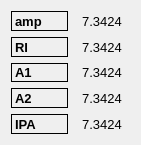
   <widget class="QWidget" name="gridLayoutWidget_10">
    <property name="geometry">
     <rect>
      <x>610</x>
      <y>710</y>
      <width>141</width>
      <height>145</height>
     </rect>
    </property>
    <property name="font">
     <font>
      <pointsize>10</pointsize>
     </font>
    </property>
    <layout class="QGridLayout" name="gridLayout_11">
     <item row="1" column="0">
      <widget class="QLabel" name="label_66">
       <property name="font">
        <font>
         <pointsize>10</pointsize>
         <weight>75</weight>
         <bold>true</bold>
        </font>
       </property>
       <property name="frameShape">
        <enum>QFrame::Box</enum>
       </property>
       <property name="text">
        <string>RI</string>
       </property>
       <property name="alignment">
        <set>Qt::AlignLeading|Qt::AlignLeft|Qt::AlignVCenter</set>
       </property>
      </widget>
     </item>
     <item row="3" column="0">
      <widget class="QLabel" name="label_67">
       <property name="font">
        <font>
         <pointsize>10</pointsize>
         <weight>75</weight>
         <bold>true</bold>
        </font>
       </property>
       <property name="frameShape">
        <enum>QFrame::Box</enum>
       </property>
       <property name="text">
        <string>A2</string>
       </property>
       <property name="alignment">
        <set>Qt::AlignLeading|Qt::AlignLeft|Qt::AlignVCenter</set>
       </property>
      </widget>
     </item>
     <item row="2" column="0">
      <widget class="QLabel" name="label_68">
       <property name="font">
        <font>
         <pointsize>10</pointsize>
         <weight>75</weight>
         <bold>true</bold>
        </font>
       </property>
       <property name="frameShape">
        <enum>QFrame::Box</enum>
       </property>
       <property name="text">
        <string>A1</string>
       </property>
       <property name="alignment">
        <set>Qt::AlignLeading|Qt::AlignLeft|Qt::AlignVCenter</set>
       </property>
      </widget>
     </item>
     <item row="1" column="1">
      <widget class="QLabel" name="ri">
       <property name="font">
        <font>
         <pointsize>10</pointsize>
        </font>
       </property>
       <property name="frameShape">
        <enum>QFrame::NoFrame</enum>
       </property>
       <property name="text">
        <string>7.3424</string>
       </property>
       <property name="alignment">
        <set>Qt::AlignCenter</set>
       </property>
      </widget>
     </item>
     <item row="4" column="0">
      <widget class="QLabel" name="label_73">
       <property name="font">
        <font>
         <pointsize>10</pointsize>
         <weight>75</weight>
         <bold>true</bold>
        </font>
       </property>
       <property name="frameShape">
        <enum>QFrame::Box</enum>
       </property>
       <property name="text">
        <string>IPA</string>
       </property>
       <property name="alignment">
        <set>Qt::AlignLeading|Qt::AlignLeft|Qt::AlignVCenter</set>
       </property>
      </widget>
     </item>
     <item row="3" column="1">
      <widget class="QLabel" name="a2">
       <property name="font">
        <font>
         <pointsize>10</pointsize>
        </font>
       </property>
       <property name="frameShape">
        <enum>QFrame::NoFrame</enum>
       </property>
       <property name="text">
        <string>7.3424</string>
       </property>
       <property name="alignment">
        <set>Qt::AlignCenter</set>
       </property>
      </widget>
     </item>
     <item row="4" column="1">
      <widget class="QLabel" name="ipa">
       <property name="font">
        <font>
         <pointsize>10</pointsize>
        </font>
       </property>
       <property name="frameShape">
        <enum>QFrame::NoFrame</enum>
       </property>
       <property name="text">
        <string>7.3424</string>
       </property>
       <property name="alignment">
        <set>Qt::AlignCenter</set>
       </property>
      </widget>
     </item>
     <item row="2" column="1">
      <widget class="QLabel" name="a1">
       <property name="font">
        <font>
         <pointsize>10</pointsize>
        </font>
       </property>
       <property name="frameShape">
        <enum>QFrame::NoFrame</enum>
       </property>
       <property name="text">
        <string>7.3424</string>
       </property>
       <property name="alignment">
        <set>Qt::AlignCenter</set>
       </property>
      </widget>
     </item>
     <item row="0" column="0">
      <widget class="QLabel" name="label_74">
       <property name="font">
        <font>
         <pointsize>10</pointsize>
         <weight>75</weight>
         <bold>true</bold>
        </font>
       </property>
       <property name="frameShape">
        <enum>QFrame::Box</enum>
       </property>
       <property name="text">
        <string>amp</string>
       </property>
       <property name="alignment">
        <set>Qt::AlignLeading|Qt::AlignLeft|Qt::AlignVCenter</set>
       </property>
      </widget>
     </item>
     <item row="0" column="1">
      <widget class="QLabel" name="amp">
       <property name="font">
        <font>
         <pointsize>10</pointsize>
        </font>
       </property>
       <property name="frameShape">
        <enum>QFrame::NoFrame</enum>
       </property>
       <property name="text">
        <string>7.3424</string>
       </property>
       <property name="alignment">
        <set>Qt::AlignCenter</set>
       </property>
      </widget>
     </item>
    </layout>
   </widget>
